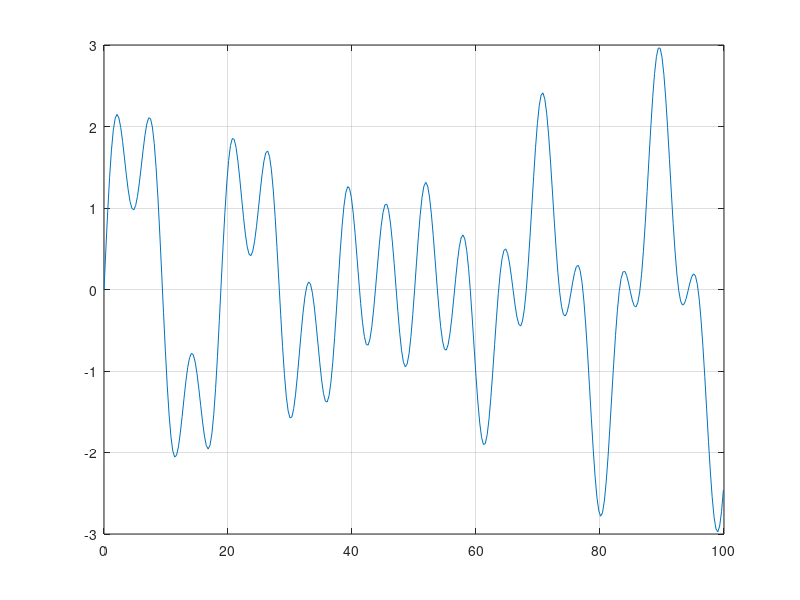

MATLAB code for this plot:
close all
clearvars
clc

T_s = 0.3;
t = 0:T_s:100;
omegas = [0.11, 0.09, 0.3];

y = sum(sin(omegas' * t / T_s));

figure(1);
plot(t, y);
grid;